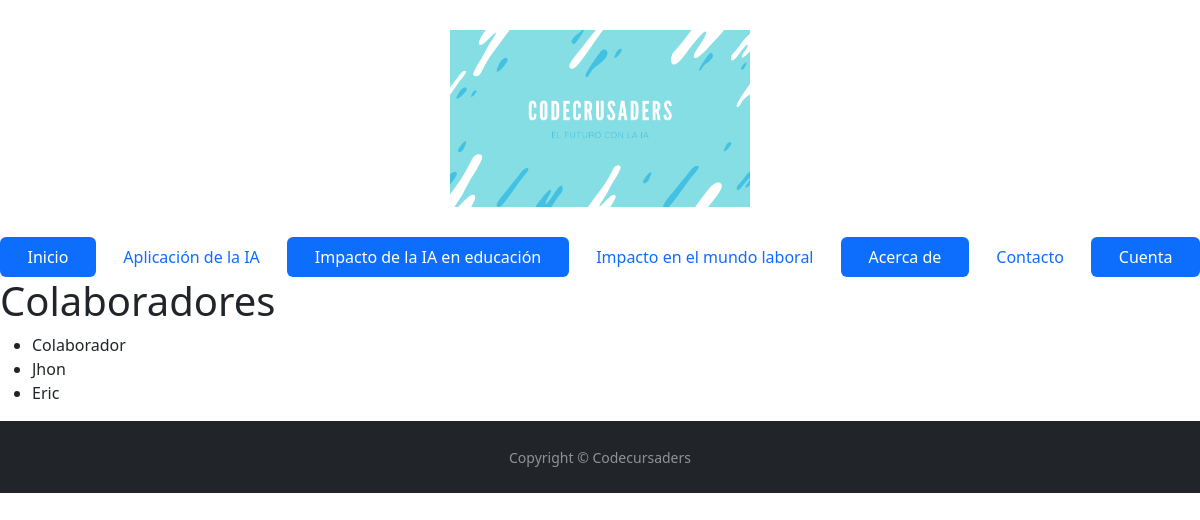
The page /colaboradores/ on the database its author committed.
### apps/posts/models.py (models this page shows, shortened)
class Colaborador(models.Model):
    usuario = models.OneToOneField(User, on_delete=models.CASCADE)
    nombre = models.CharField(max_length=100)
    gmail = models.EmailField(max_length=100)
    bio = models.TextField()

### blog/views.py (the view)
# urls.py: path('colaboradores/', listar_colaboradores, name='colaboradores'),
def listar_colaboradores(request):
    colaboradores = Colaborador.objects.all()
    return render(request, 'colaboradores.html', {'colaboradores': colaboradores})

### templates/colaboradores.html
{% extends 'base.html' %}
{% block contenido %}
    <h1>Colaboradores</h1>
    <ul>
        {% for colaborador in colaboradores %}
            <li>{{ colaborador.nombre }}</li>
        {% empty %}
            <li>No hay colaboradores registrados.</li>
        {% endfor %}
    </ul>
{% endblock %}

### rows shown on the page
Colaborador: nombre "Colaborador"
Colaborador: nombre "Jhon"
Colaborador: nombre "Eric"
